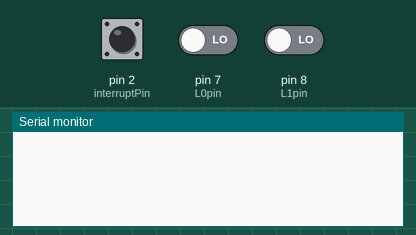
Simulated run of this sketch. Board: Arduino Uno, built with avr-gcc and run on an emulated ATmega328P. Parts: the last lines printed to the serial monitor. The inputs (shaded band) are chosen by the test bench; at power-on: pin 2 (interruptPin) LOW, pin 7 (L0pin) LOW, pin 8 (L1pin) LOW.

Above: at 1.2 s.
1.3 s: pin 2 (interruptPin) pulled HIGH for 0.15 s
At 1.9 s:
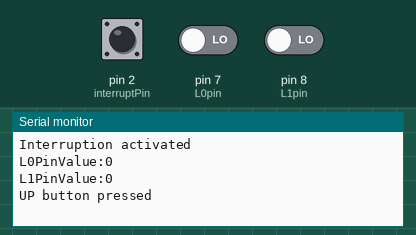
2.9 s: pin 2 (interruptPin) driven HIGH and pin 7 (L0pin) driven HIGH
At 4.3 s:
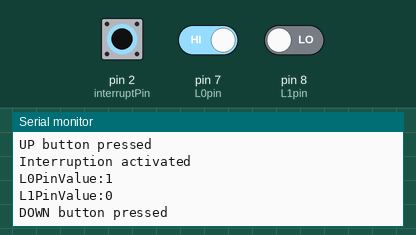

Measured:
- after the input at 1.3 s, the serial monitor: prints a new line at once (image 1)
- after the input at 2.9 s, the serial monitor: prints a new line at once (image 2)

The sketch:

interruptionTestCode.ino
```cpp
// Interruption settings
#define UP 0
#define DOWN 1
#define OK 2
#define CANCEL 3
const byte interruptPin = 2;
const byte L0pin=7;
const byte L1pin=8;
int L0=0;
int L1=0;
int IntPinVal=0;

void setup() {
  Serial.begin(9600);
// Interruption settings
  pinMode(interruptPin, INPUT);
  pinMode(L0pin, INPUT);
  pinMode(L1pin, INPUT);
  attachInterrupt(digitalPinToInterrupt(interruptPin), interruption, RISING);
}

void loop() {
// Testing
  //Serial.print("L0PinValue:");
  //Serial.println(digitalRead(L0pin));
}

void interruption(){
  Serial.println("Interruption activated");
  L0=digitalRead(L0pin);
  L1=digitalRead(L1pin);
  Serial.print("L0PinValue:");
  //Serial.println(digitalRead(L0pin));
  Serial.println(L0);
  Serial.print("L1PinValue:");
  //Serial.println(digitalRead(L1pin));
  Serial.println(L1);
  //L0=digitalRead(L0pin);
  //L1=digitalRead(L1pin);

  if ((L1==0)&&(L0==0)){
    Serial.println("UP button pressed");
  } else if ((L1==0)&&(L0==1)){
    Serial.println("DOWN button pressed");
  } else if ((L1==1)&&(L0==0)){
    Serial.println("OK button pressed");
  } else if ((L1==1)&&(L0==1)){
    Serial.println("CANCEL button pressed");
  }
}
```
